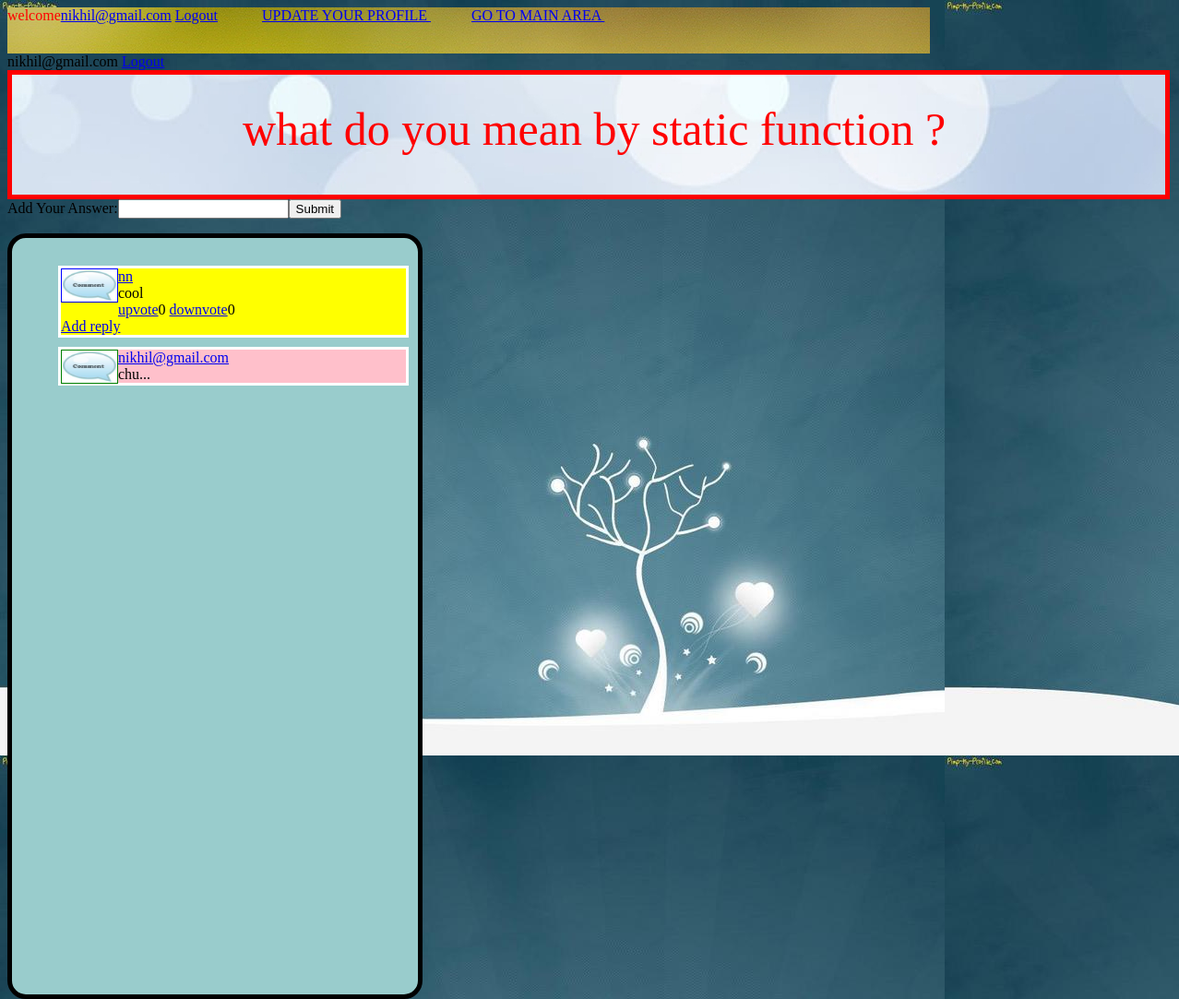
Page /show_question.php?sqid=4 (signed in) on the committed database.
### tables this page shows
CREATE TABLE IF NOT EXISTS `question_table` (
`qid` int(20) NOT NULL,
  `question` varchar(100) NOT NULL,
  `category` varchar(20) NOT NULL,
  `question_by` varchar(20) NOT NULL,
  `no_of_comments` int(20) NOT NULL,
  `total_xp_part` int(20) NOT NULL,
  `views` int(20) NOT NULL,
  `EIWTK` int(20) NOT NULL
);

CREATE TABLE IF NOT EXISTS `answer_table` (
`ans_id` int(20) NOT NULL,
  `answer` varchar(200) NOT NULL,
  `ans_ques_id` int(20) NOT NULL,
  `ans_by` varchar(20) NOT NULL,
  `a_upvote` int(20) NOT NULL,
  `a_downvote` int(20) NOT NULL
);

CREATE TABLE IF NOT EXISTS `reply_table` (
`reply_id` int(20) NOT NULL,
  `reply` varchar(20) NOT NULL,
  `reply_ans_id` int(20) NOT NULL,
  `reply_by` varchar(20) NOT NULL
);

### show_question.php (the view, shortened to what this page needs)
<html>
<head> <link rel="stylesheet" href="comment.css" /> </head>
<body class="bod">
<div class="navi">
<?php $bb=$_SESSION["email"];
    echo "welcome";  echo "<a href='member_profile.php?bye=$bb'>"; echo $_SESSION["email"];  echo "</a>"; ?>
 <a href="newlogout.php"> Logout</a>     &nbsp; &nbsp; &nbsp; &nbsp;&nbsp; &nbsp;
 <a href="update.php"> UPDATE YOUR PROFILE </a>    &nbsp; &nbsp; &nbsp; &nbsp;&nbsp; &nbsp;
 <a href="welcome_comment.php"> GO TO MAIN AREA </a>   &nbsp; &nbsp; &nbsp; &nbsp;&nbsp; &nbsp;
</div>
<?php echo $_SESSION["email"]; ?>
<a href="newlogout.php"> Logout </a>
<div class="banner">
<?php
  $n1=$_GET['sqid'];
  $sql="select * from question_table where qid=$n1";
  $result=mysql_query($sql);
  while($row = mysql_fetch_array($result))
  {
    echo $row['question'];
  }
?>
</div>
<?php
  $n1=$_GET['sqid'];
 echo "<form action='add_ans_db.php?qid=$n1' method='POST'>";
 echo "Add Your Answer:" ;  echo  "<input type='text' name='ans'>";
 echo "<input type='submit' >";
 echo "</form>" ;
?>
<div class="show">
  <?php
  $n1=$_GET['sqid'];
  $sql="select * from answer_table where ans_ques_id=$n1";
  $result=mysql_query($sql);
  while($row=mysql_fetch_assoc($result))
  {
         echo "<div class='inside'>";
         $byy=$row['ans_by'];
         echo "<div class='in'>"; echo "<img src='download.jpg' width='60px' height='35px'>"; echo "</div>";
         echo "<a href='member_profile.php?bye=$byy'>";  echo $row['ans_by']; echo "</a>"; echo"<br>";
         echo $row['answer'];  echo"<br>";
         $qq=$row['ans_id'];
     echo "<a href='a_upvote.php?ja=$qq&qid=$n1'>";  echo "upvote";    echo "</a>";   echo $row['a_upvote'];     echo"  ";
     echo "<a href='a_downvote.php?ja=$qq&qid=$n1'>"; echo "downvote";  echo "</a>";  echo $row['a_downvote'];    echo"    "; echo "<br>";
     echo "<a href='replypage.php?rr=$qq&mm=$n1'> Add reply </a>";
        echo "</div>";
             $sql_reply="select * from reply_table where reply_ans_id=$qq";
             $result_reply=mysql_query($sql_reply);
                 while($row_reply=mysql_fetch_assoc($result_reply))
                  {
                   echo "<div class='inside_rep'>";
                   echo "<div class='in_rep'>"; echo "<img src='download.jpg' width='60px' height='35px'>"; echo "</div>";
                   echo "<a href='member_profile.php?bye=$byy'>"; echo $row_reply['reply_by']; echo "</a>"; echo"<br>";
                   echo $row_reply['reply'];  echo"<br>";
                   echo "</div>";
                   }
  }
 ?>
</div>
</body>
</html>

### comment.css (style rules this page uses)
.bod { background-color :#00CCFF; }
.banner { align: left; border-style:solid; padding: 30px 0px 0px 250px; border-width:2px; border-width:thick; border-color:red; width: 1000px; height:100px; font-size:50px; font:bold; background-image: url("iem7.jpg"); color: red; }
.navi { width: 1000px; height:50px; background-color :#FFC0CB; background-image: url("iem6.jpg"); color: red; }
.show { float:left; background-color:#99CCCC; border-color:black; border-style:solid; border-radius: 20px 20px 20px 20px; padding: 20px 0px 0px 40px; border-width:2px; border-width:thick; width: 400px; height:800px; margin-right:10px; }
.inside { margin:10px; border-style:solid; border-color:white; background-color:yellow; height:auto; }
.inside_rep { margin:10px; border-style:solid; border-color:white; background-color:pink; }
.in_rep { border-style:solid; border-width:1px; border-color:green; float: left; }
.in { border-style:solid; border-width:1px; border-color:blue; float: left; }
body { background-image: url("iem4.jpg"); }

### rows in the picture
question_table: question "what do you mean by static function ?"
answer_table: ans_by "nn", answer "cool", a_upvote "0", a_downvote "0"
reply_table: reply_by "nikhil@gmail.com", reply "chu..."

### other values in the picture
$_SESSION["email"] "nikhil@gmail.com"
